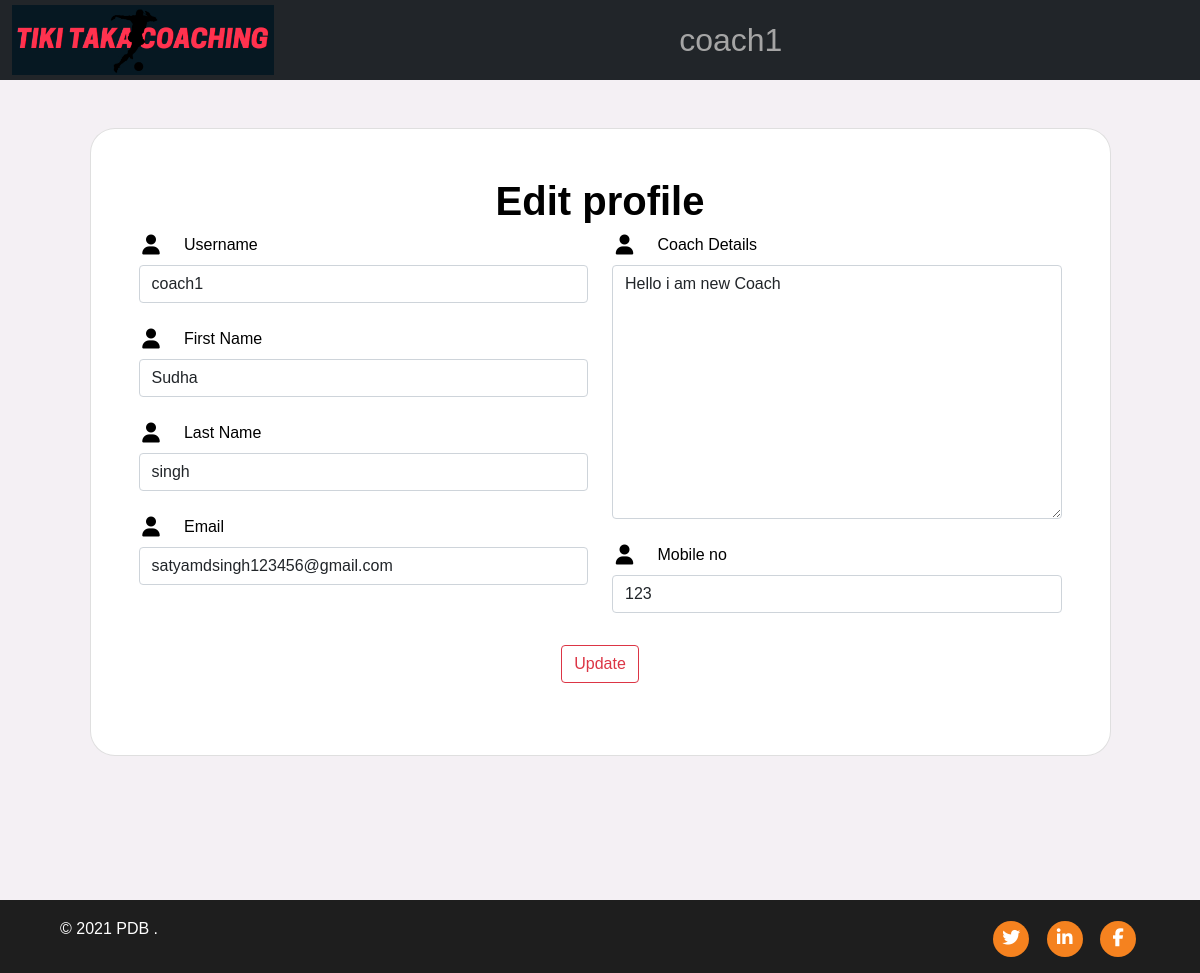
The app's page /editprofile/16 (signed in), older data.
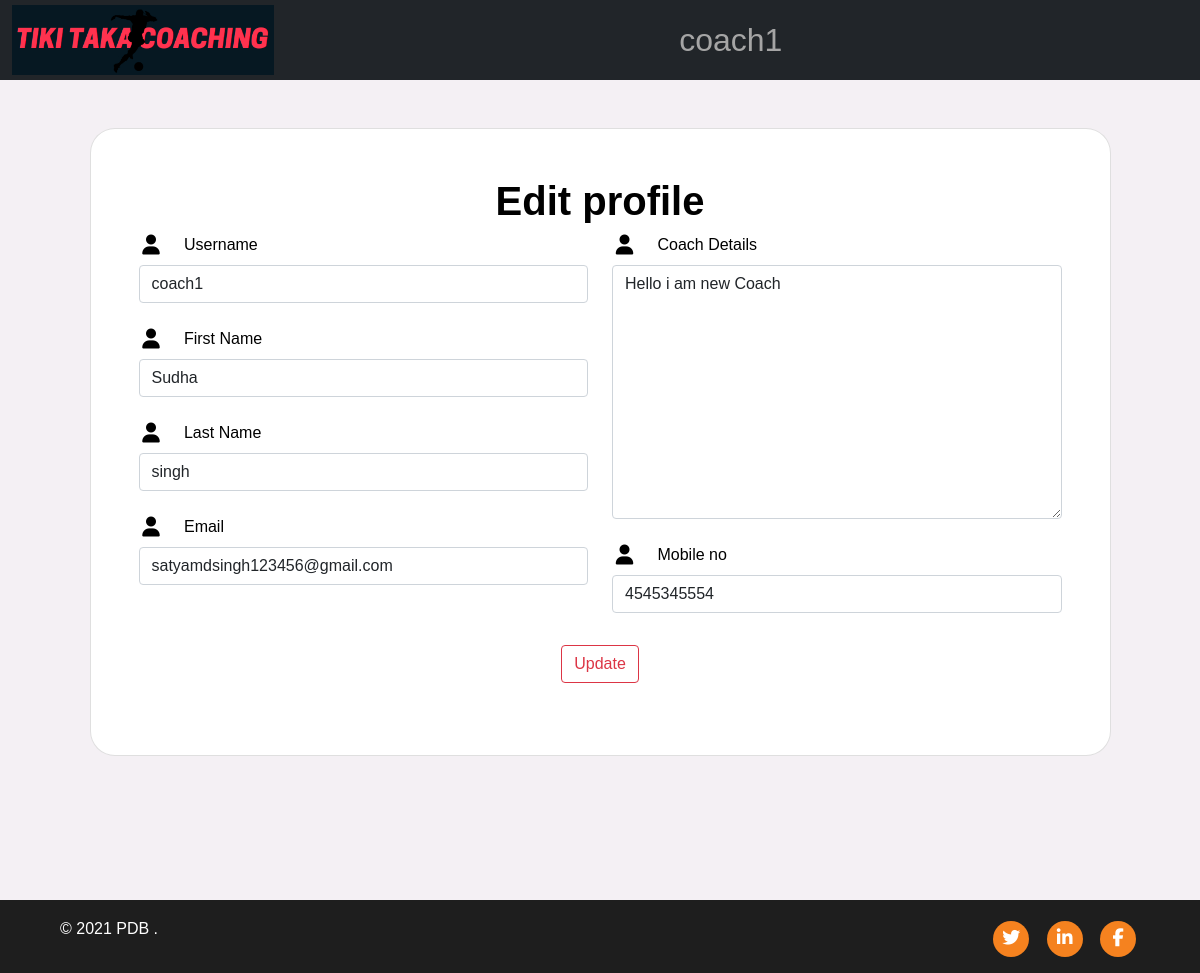
The same page, newer data.
### Coach/models.py (models this page shows, shortened)
class CoachData(models.Model):
    CoachId = models.OneToOneField(User,on_delete=models.CASCADE,primary_key=True)
    CoachDetails = models.CharField(max_length=200)
    CoachNumber = models.CharField(max_length=15,unique=True)

### Players/views.py (the view)
# urls.py: path('editprofile/<int:id>',EditProfile,name='editprofile'),
def EditProfile(request,id):
    if request.user.is_authenticated:
        if request.method == "POST":
            user = User.objects.get(pk=id)
            form1 = userchangeform(request.POST,instance = user)
            if user.UserType == "player":
                player = PlayerData.objects.get(PlayerId = request.user)
                form2 = PlayerUpdateForm(request.POST,instance=player)
            elif user.UserType == "coach":
                coach = CoachData.objects.get(CoachId = request.user)
                form2 = CoachUpdateForm(request.POST,instance=coach)
            elif user.UserType =="parent":
                parent = ParentData.objects.get(ParentId=request.user)
                form2 = ParentUpdateForm(request.POST,instance=parent)
            if form1.is_valid() and form2.is_valid():
                form1.save()
                form2.save()
                messages.success(request,"Profile updated successfully ")
                return HttpResponseRedirect(f'{request.META.get("HTTP_REFERER")}')
        else:
            form1 = userchangeform(instance = request.user)
            user = User.objects.get(username = request.user)
            if user.UserType == "player":
                player = PlayerData.objects.get(PlayerId = request.user)
                form2 = PlayerUpdateForm(instance=player)
            elif user.UserType == "coach":
                coach = CoachData.objects.get(CoachId = request.user)
                form2 = CoachUpdateForm(instance=coach)
            elif user.UserType =="parent":
                parent = ParentData.objects.get(ParentId=request.user)
                form2 = ParentUpdateForm(instance=parent)
        context = {
            'form1':form1,
            'form2':form2
        }
        return render(request,'auth/editprofile.html',context)
    else:
        messages.error(request,"You need to login to edit profile ")
        return HttpResponseRedirect(f'{request.META.get("HTTP_REFERER")}')

### Players/forms.py
class userchangeform(UserChangeForm):
    username = forms.CharField(label='Username',label_suffix= ' ',widget=forms.TextInput(attrs={'class':'form-control','placeholder':'user@123','spellcheck':False,'autocorrect':'off','autocomplete':'off','autocapitalize':'off'}))
    first_name=forms.CharField(label_suffix='',label='First Name ',widget=forms.TextInput(attrs={'class':'form-control','placeholder':'First Name '}))
    last_name=forms.CharField(label_suffix='',label='Last Name',widget=forms.TextInput(attrs={'class':'form-control','placeholder':'Last Name '}))
    email=forms.EmailField(label_suffix='',label='Email',widget=forms.EmailInput(attrs={'class':'form-control','placeholder':'user@gmail.com '}))
    password=None
    class Meta:
        model = User
        fields =['username','first_name','last_name','email']

### Players/models.py (called while the page is built)
    def __str__(self):
        return f"{self.username}"

### templates/auth/editprofile.html (shortened to what this page needs)
{% extends 'base.html' %}
{% load static %}
{% block content %}
<div class="container mt-5 bg-grey">
  <div class="row d-flex justify-content-center align-items-center h-100">
    <div class="col-lg-12 col-xl-11">
      <div class="card text-black" style="border-radius: 25px;">
        <div class="card-body p-md-5">
          <div class="row justify-content-center">
            <p class="text-center h1 fw-bold mb-2 mx-1 mx-md-4">Edit profile </p>
            <form class="mx-1 mx-md-4" method="post">
              <div class="row">
                <div class="col-sm-6">
                  {% for form in form1 %}
                  <div class="align-items-center mb-4">
                    <div class="form-outline flex-fill mb-0">
                      <i class="fas fa-user fa-lg me-3 fa-fw"></i>
                      <label class="form-label" for="form3Example1c">{{form.label_tag}}</label>
                      {{form}}
                    </div>
                  </div>
                  {% endfor %}
                </div>
                <div class="col-sm-6">
                  {% for form in form2 %}
                  <div class="align-items-center mb-4">
                    <div class="form-outline flex-fill mb-0">
                      <i class="fas fa-user fa-lg me-3 fa-fw"></i>
                      <label class="form-label" for="form3Example1c">{{form.label_tag}}</label>
                      {{form}}
                    </div>
                  </div>
                  {% endfor %}
                </div>
              </div>
              <div class="d-flex justify-content-center mx-4 mb-3 mb-lg-4 mt-2">
                <button type="submit"
                  class="btn btn-outline-danger btn-md btn-rounded btn-navbar waves-effect waves-light">Update</button>
              </div>
            </form>
          </div>
        </div>
      </div>
    </div>
  </div>
</div>
{% endblock content %}

Row changes from the older to the newer data that the page shows:
changed CoachData "Hello i am new Coach": CoachNumber "123" → "4545345554"
